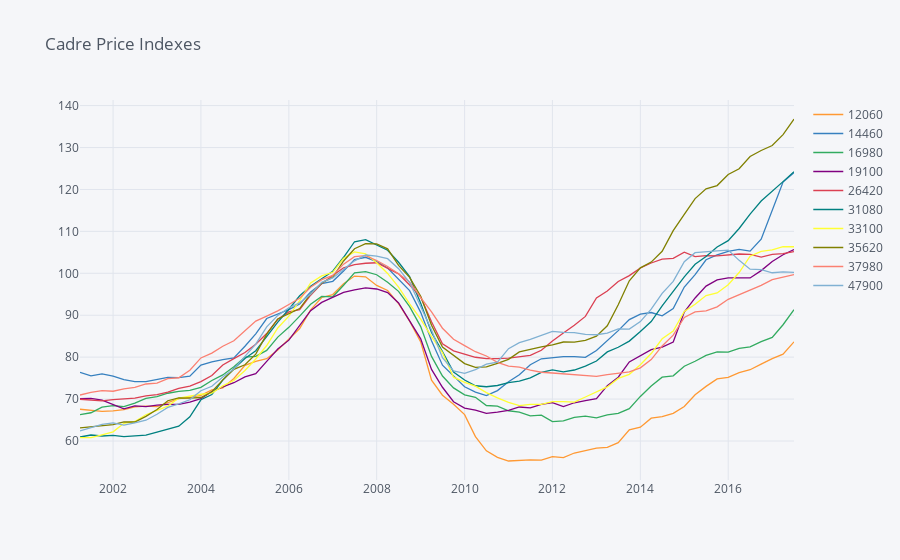

The cell this chart's notebook holds for it:
### Markdown cell above
# Data Visualization

### Code cell
cpi.iplot(kind='scatter',title='Cadre Price Indexes')
